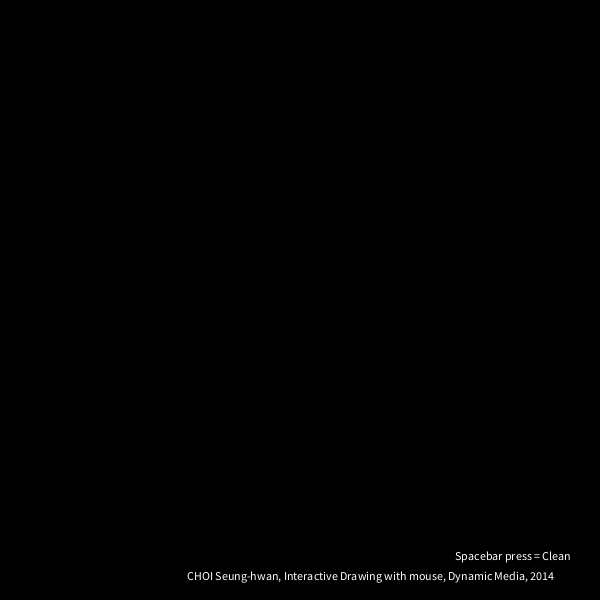
Frame 1 (no input)
Frame 60 (the mouse pressed at the canvas centre just before this capture): identical to frame 1, image omitted
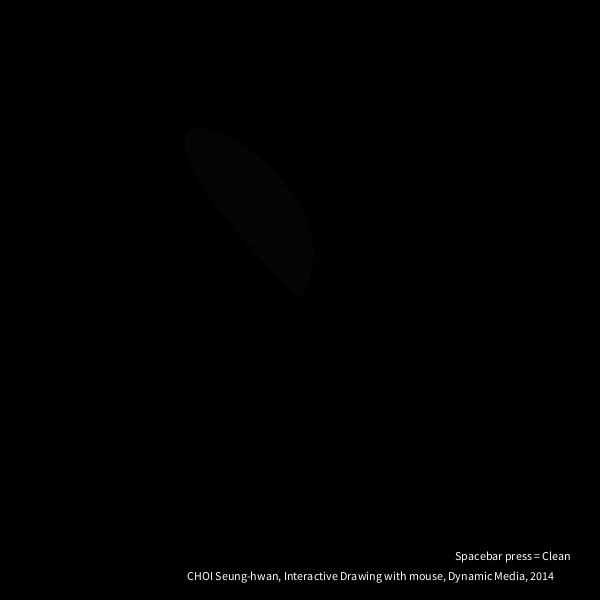
Frame 120 (the mouse held since frame 60 and released just before this capture)

The Processing sketch that drew these frames (run headless with seeded random() and noise(); from frame 60 on, the mouse is pressed at the canvas centre):

// Processing sketch: processing_149052
// ── processing_149052.pde

/*
 Konkuk University
 Department of Dynamic Media
 SOS iDesign
 Name: CHOI Seung-hwan
 ID: 201420112
 */

void setup() {
  size (600, 600);
  background(0);
  smooth();
  title();
  frameRate(20);
}


void title() { 
  fill(255); 
  textAlign(CENTER); 
  text("Spacebar press = Clean", width-87, height-40);
  text("CHOI Seung-hwan, Interactive Drawing with mouse, Dynamic Media, 2014", width-230, height-20);
}

void draw() {

  if (mousePressed) {
    strokeWeight(1);
    noStroke();
    fill(255, 5);
    bezier(mouseX, mouseY, pmouseX, pmouseY, random(width), random(height), width-mouseX, height-mouseY);
  }

  if (keyPressed) {
    if (key == ' ') {
      setup();
    }
  }
}
